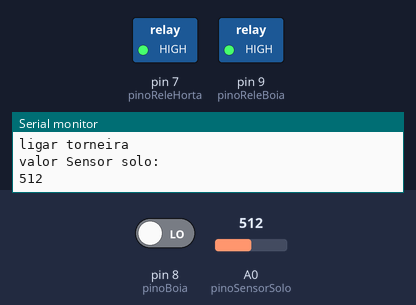
This sketch was run on a simulated Arduino Uno, built with avr-gcc and run on an emulated ATmega328P. Parts: switched loads named in the sketch (green lamp = pin HIGH), the last lines printed to the serial monitor. The test bench sets the inputs (shaded band); at power-on: pin 8 (pinoBoia) LOW, A0 (pinoSensorSolo) = 512.

Above: at 2.8 s.
2.9 s: pin 8 (pinoBoia) driven HIGH
At 5.2 s:
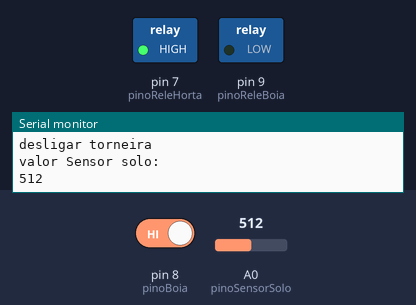
5.6 s: A0 (pinoSensorSolo) set to 448
9.2 s: A0 (pinoSensorSolo) set to 413
At 12.0 s:
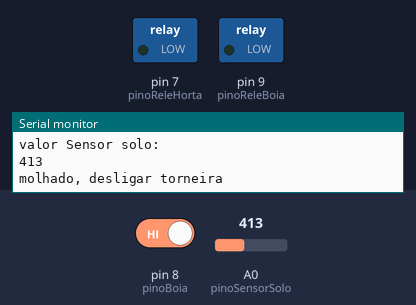
12.5 s: A0 (pinoSensorSolo) set to 440
At 13.6 s:
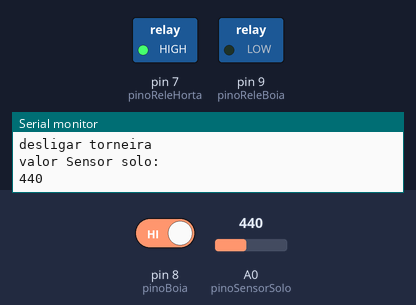
15.2 s: A0 (pinoSensorSolo) set to 420
At 17.1 s:
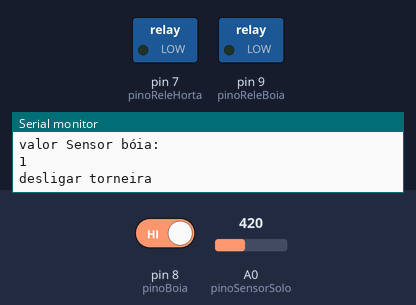
Timing chart, 0 to 18.6 s (numbered marks = the images above; inputs shaded):
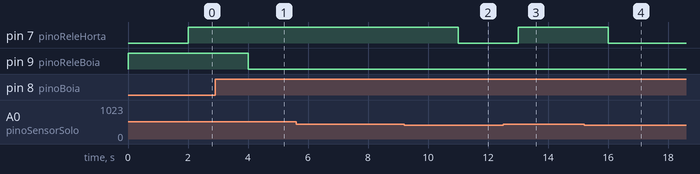

Measured:
- the behaviour switches between 430 and 429 on A0 (pinoSensorSolo) (found by bisection; images 1 and 2)
- after the input at 2.9 s, pin 9 (pinoReleBoia): HIGH → LOW after 1.1 s
- after the input at 9.2 s, pin 7 (pinoReleHorta): HIGH → LOW after 1.8 s
- after the input at 12.5 s, pin 7 (pinoReleHorta): LOW → HIGH after 0.51 s
- after the input at 15.2 s, pin 7 (pinoReleHorta): HIGH → LOW after 0.81 s

The sketch:

AquaTecHortaBoia.ino
```cpp
int pinoReleBoia = 9;   //variável que indica que conectamos o pino do relê na porta digital 9
int pinoBoia = 8;   //variável que indica que conectamos o pino da bóia na porta digital 8

int pinoReleHorta = 7;   //rele do sensor de solo
int pinoSensorSolo = A0;  //variável que indica que conectamos o pino do sensor de umidade na porta analógica A0

//Variável para definirmos o valor máximo molhado.
//Para verificar o seu valor, digite após o símbolo "=" o valor máximo quando o sensor estiver dentro do vaso ou água.
int valorMaximoMolhado = 430;

//Void é uma função. A função setup serve pra fazer os ajustes iniciais e é executada uma vez só quando ligamos o Arduino.
void setup() {

  //inicia a leitura da porta Serial
  Serial.begin(9600);

  pinMode(pinoReleBoia, OUTPUT);  //Define o pino do relê como saída, pois iremos enviar um comando pra ele.
  pinMode(pinoReleHorta, OUTPUT);  //Define o pino do relê como saída, pois iremos enviar um comando pra ele.
  pinMode(pinoBoia, INPUT);   //Define o pino da bóia como entrada, pois iremos ler o resultado dele.
  pinMode(pinoSensorSolo, INPUT);   //Define o pino do sensor de umidade como entrada, pois iremos ler o resultado dele.

}

//Void é uma função. A função loop fica sendo executada de maneira contínua.
void loop() {

   lerBoia();

   lerHorta();

}

void lerBoia(){

  //variável que irá receber o valor da bóia
  int valorSensorBoia;

  //Lê o valor do pino digital que definimos para o sensor de bóia
  valorSensorBoia = digitalRead(pinoBoia);

  //Mostra o valor da porta analogica no serial monitor (para ver esse valor, clique na lupa a direita no alto)
  Serial.println("valor Sensor bóia: ");
  Serial.println(valorSensorBoia);

  //se o valor do sensor da bóia for igual a 1, significa que a bóia virada pra baixo está no nível alto, a caixa está cheia, desligar relê da torneira
  if (valorSensorBoia == 1){

    //chama a função que desliga o relê da torneira
    desligarTorneira(pinoReleBoia);

    //apenas um aviso na serial
    Serial.println("desligar torneira");
  }
  //se o valor do sensor da bóia for igual a 0, significa que a bóia virada pra baixo está no nível baixo, a caixa está vazia, ligar relê da torneira
  else if (valorSensorBoia == 0){

    //chama a função que liga o relê da torneira
    ligarTorneira(pinoReleBoia);

    //apenas um aviso na serial
    Serial.println("ligar torneira");
  }

  //aguarda 1 segundo (1000 milisegundos)
  delay (1000);
}

void lerHorta(){

  //variável que irá receber o valor do sensor de umidade
  int valorSensorSolo;

  //Lê o valor do pino analógico que definimos para o sensor de umidade de solo.
  valorSensorSolo = analogRead(pinoSensorSolo);

  //Mostra o valor da porta analogica no serial monitor (para ver esse valor, clique na lupa a direita no alto)
  Serial.println("valor Sensor solo: ");
  Serial.println(valorSensorSolo);

  //se a leitura do solo for maior que o valor máximo molhado, significa que está seco
  if (analogRead(pinoSensorSolo) > valorMaximoMolhado){

    //chama a função que liga o relê da torneira
    ligarTorneira(pinoReleHorta);

    //apenas um aviso na serial
    Serial.println("seco, ligar torneira");
  }
  //se a leitura do solo for menor que o valor máximo molhado, significa que está molhado
  else if (valorSensorSolo < valorMaximoMolhado){

    //chama a função que desliga o relê da torneira
    desligarTorneira(pinoReleHorta);

    //apenas um aviso na serial
    Serial.println("molhado, desligar torneira");
  }

  //aguarda 1 segundo (1000 milisegundos)
  delay (1000);

}

//função que liga a torneira
void ligarTorneira(int rele){

  //envia um sinal para ligar o pino que definimos para o relê
  digitalWrite(rele, HIGH);
  //aguarda 1 segundo
  delay (1000);

}

//função que desliga a torneira
void desligarTorneira(int rele){

  //envia um sinal para desligar o pino que definimos para o relê
  digitalWrite(rele, LOW);

}
```
